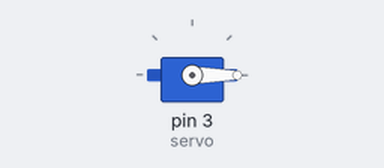
Bench run of a sketch on a simulated Arduino Uno, built with avr-gcc and run on an emulated ATmega328P. Parts: servo.

Above: at 1.55 s.
At 6.25 s:
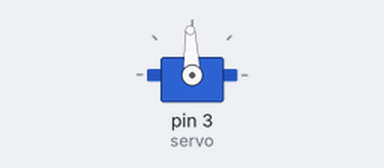
At 11.05 s:
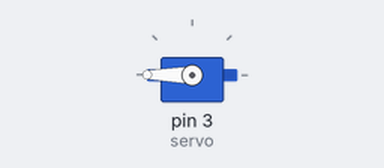
At 20.65 s:
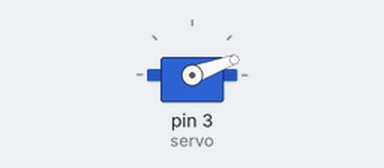
Timing chart, 0 to 27.8 s (numbered marks = the images above):
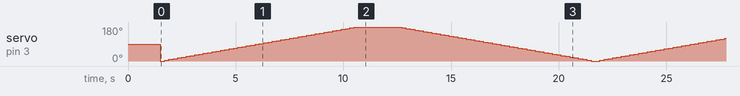

The sketch:

sketch_jun09a.ino
```cpp
//#include <PWM.h>
#include <Servo.h>
Servo servo;
void setup() {
  // put your setup code here, to run once:
  Serial.begin(115200);
  delay(500);
  /*InitTimersSafe();
  bool success = SetPinFrequencySafe(3, 50);
  if(success) {
    pinMode(3, OUTPUT);
    digitalWrite(3, HIGH);
  }
  pwmWrite(3, 6);
  */
  servo.attach(3);
  delay(1000);
}

void loop() {/*
  static int i=3; // 6 33
  if(Serial.available()){
    char temp = Serial.read();
    if(temp == '1') i++;
    else if(temp == '2') i--;
    Serial.print("i = ");Serial.print(i);Serial.print("  duty ratio = ");Serial.print((float)i/255*100);Serial.println("%%");
    delay(200);
  }*/
  /*
  for(int j = 6; j < 34; j++) {
    pwmWrite(3,j);
    delay(200);
  }
  delay(1000);
  for(int j = 33; j > 5; j--) {
    pwmWrite(3,j);
    delay(200);
  }*/
  for(int j = 0; j < 50; j++) {
    servo.write(4*j);
    delay(200);
  }
  for(int j = 50; j > -1; j--) {
    servo.write(4*j);
    delay(200);
  }
  /*
  servo.write(0);
  delay(500);

  servo.write(60);
  delay(500);
  servo.write(120);
  delay(500);
  servo.write(60);
  delay(500);*/
  // put your main code here, to run repeatedly:

}
```
